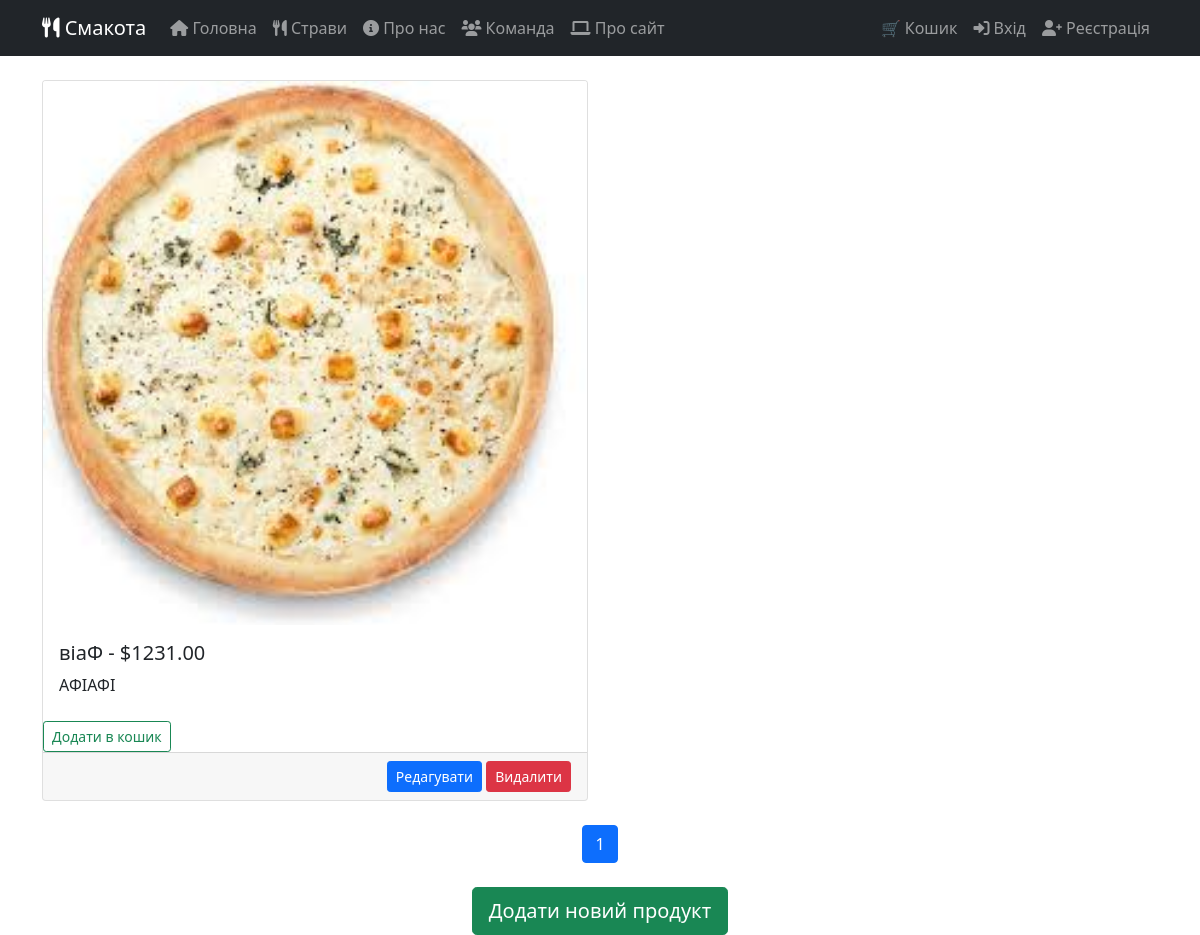
The page /market/menu/ on the database as committed earlier.
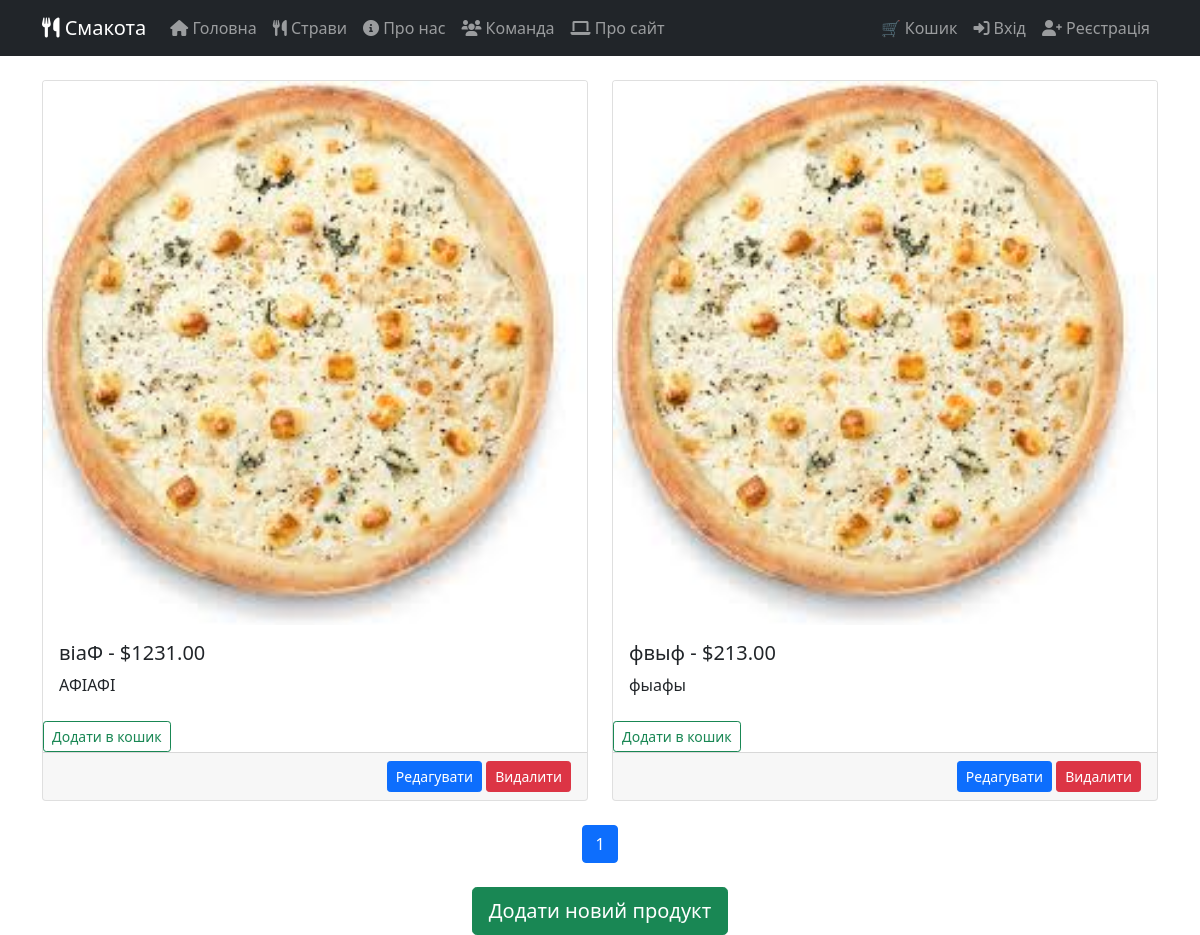
The same page on the database as committed later.
### Market/models.py (models this page shows, shortened)
class Product(models.Model):
    SECTION_CHOICES = [
        ('pizza', 'Pizza'),
        ('sushi', 'Sushi'),
        ('salad', 'Salad'),
        ('drink', 'Drink'),
        ('desert', 'Desert'),
    ]
    name = models.CharField(max_length=100)
    price = models.DecimalField(max_digits=8, decimal_places=2)
    description = models.TextField()
    image = models.ImageField(upload_to='product_images/', blank=True, null=True)
    section = models.CharField(max_length=20, choices=SECTION_CHOICES, default='other')

### Market/views.py (the view)
# urls.py: path('menu/', views.shop, name='menu'),
def shop(request):
    products = Product.objects.all()
    paginator = Paginator(products, 5)
    page_number = request.GET.get('page')
    page_obj = paginator.get_page(page_number)
    response = render(request, 'Market/menu.html', {
        'page_obj': page_obj,
    })
    return response

### Market/templates/Market/menu.html (shortened to what this page needs)
{% extends 'Market/base.html' %}
{% load static %}
{% block content %}
<section class="container mt-4">
    <div class="row row-cols-1 row-cols-md-2 g-4">
        {% for product in page_obj %}
            <div class="col">
                <div class="card h-100">
                    {% if product.image %}
                        <img src="{{ product.image.url }}" class="card-img-top" alt="{{ product.name }}">
                    {% endif %}
                    <div class="card-body">
                        <h5 class="card-title">{{ product.name }} - ${{ product.price }}</h5>
                        <p class="card-text">{{ product.description }}</p>
                    </div>
                    <form method="post" action="{% url 'add_to_cart' product.id %}">
                         <button type="submit" class="btn btn-outline-success btn-sm mt-2">Додати в кошик</button>
                     </form>
                    <div class="card-footer text-end">
                        <a href="{% url 'edit_product' product.id %}" class="btn btn-sm btn-primary">Редагувати</a>
                        <a href="{% url 'delete_product' product.pk %}" class="btn btn-sm btn-danger">Видалити</a>
                    </div>
                </div>
            </div>
        {% endfor %}
    </div>
    <nav class="mt-4">
        <ul class="pagination justify-content-center">
            {% for num in page_obj.paginator.page_range %}
                <li class="page-item {% if page_obj.number == num %}active{% endif %}">
                    <a class="page-link" href="?page={{ num }}">{{ num }}</a>
                </li>
            {% endfor %}
        </ul>
    </nav>
    <div class="text-center mt-4">
        <a href="{% url 'add_product' %}" class="btn btn-success btn-lg">Додати новий продукт</a>
    </div>
</section>
{% endblock %}

Rows that differ between the two databases and show on the page:
added Product: image (picture), name "фвыф", price "213.00", description "фыафы"
